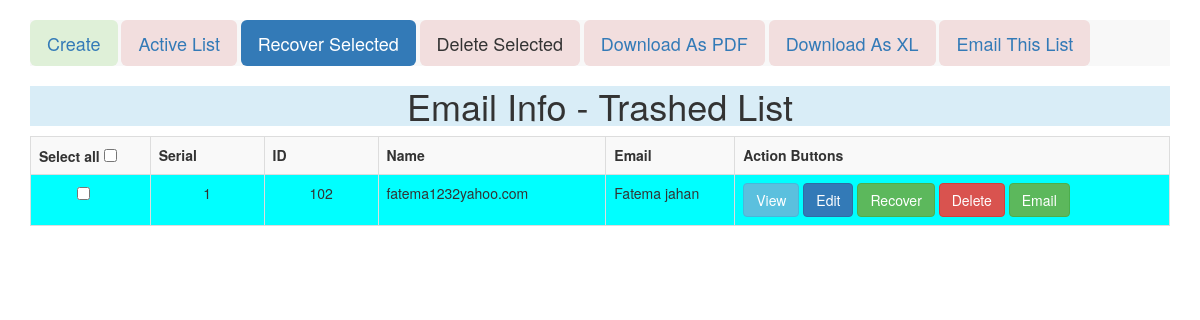
Screenshot of /views/SEID175166/Email/trashList.php with the database file from the repository.
### tables this page shows
CREATE TABLE `email` (
  `id` int(13) NOT NULL,
  `name` varchar(200) NOT NULL,
  `email` varchar(200) NOT NULL,
  `is_trashed` varchar(100) NOT NULL DEFAULT 'NO'
);

### src/BITM/SEID175166/Model/Database.php (called while the page is built, shortened)
<?php
class Database
{
    public function __construct()
    {
        try {
            $this->dbh = new PDO("mysql:host=localhost;dbname=atomic_project_b69", "root", "");
        } catch (PDOException $error) {
            echo $error->getMessage();
        }
    }
}

### src/BITM/SEID175166/Email/Email.php (called while the page is built, shortened)
<?php
class Email extends Database
{
    public function viewTrashData(){
        $sql= "SELECT *FROM email WHERE is_trashed <>'NO'";
        $sth=$this->dbh->query($sql);
        $sth->setFetchMode(PDO::FETCH_OBJ);
        return $sth->fetchAll();
    }
}

### views/SEID175166/Email/trashList.php (the view, shortened to what this page needs)
<?php
$obj = new Email();
$allData  =  $obj->ViewTrashData();
?>
<!doctype html>
<html lang="en">
<head>
    <link rel="stylesheet" href="../../../resources/bootstrap-3.3.7-dist/css/bootstrap.min.css">
</head>
<body>
<div id="MessageShowDiv" style="height: 20px">
</div>
<div  class="container">
    <div class="nav navbar-default">
        <a href='create.php' class='btn btn-lg bg-success'>Create</a>
        <a href='index.php' class='btn btn-lg bg-danger'>Active List</a>
        <button id="RecoverSelected" class='btn btn-lg bg-primary'>Recover Selected</button>
        <button id="DeleteSelected" class='btn btn-lg bg-danger'>Delete Selected</button>
        <a href='pdf.php' class='btn btn-lg bg-danger'>Download As PDF</a>
        <a href='xl.php' class='btn btn-lg bg-danger'>Download As XL</a>
        <a href='email.php' class='btn btn-lg bg-danger'>Email This List</a>
    </div>
    <div class="bg-info text-center"><h1>Email Info - Trashed List</h1></div>
    <table border="1px" class="table table-bordered table-striped">
        <tr>
            <th>Select all  <input id='select_all' type='checkbox' value='select all'></th>
            <th> Serial </th>
            <th> ID </th>
            <th> Name </th>
            <th> Email </th>
            <th> Action Buttons </th>
        </tr>
<form id="multiple" method="post">
        <?php
         $serial=1;
         foreach ($allData as $oneData){
             if($serial%2) $bgColor = "AQUA";
             else $bgColor = "#ffffff";
             echo "
                      <tr  style='background-color: $bgColor'>
                         <td style='padding-left: 4%'><input type='checkbox' class='checkbox' name='mark[]' value='$oneData->id'></td>
                         <td style='width: 10%; text-align: center'>$serial</td>
                         <td style='width: 10%; text-align: center'>$oneData->id</td>
                         <td style='width: 20%;'>$oneData->name</td>
                         <td>$oneData->email</td>
                         <td>
                           <a href='view.php?id=$oneData->id' class='btn btn-info'>View</a>
                           <a href='edit.php?id=$oneData->id' class='btn btn-primary'>Edit</a>
                           <a href='recover.php?id=$oneData->id' class='btn btn-success'>Recover</a>
                           <a href='delete.php?id=$oneData->id'  onclick='return doConfirm()' class='btn btn-danger'>Delete</a>
                           <a href='email.php?id=$oneData->id' class='btn btn-success'>Email</a>
                         </td>
                      </tr>
                  ";
             $serial++;
         }
       ?>
</form>
    </table>
</div>
</body>
</html>

### rows the page displays
email: id "102", name "fatema1232yahoo.com", email "Fatema jahan"
